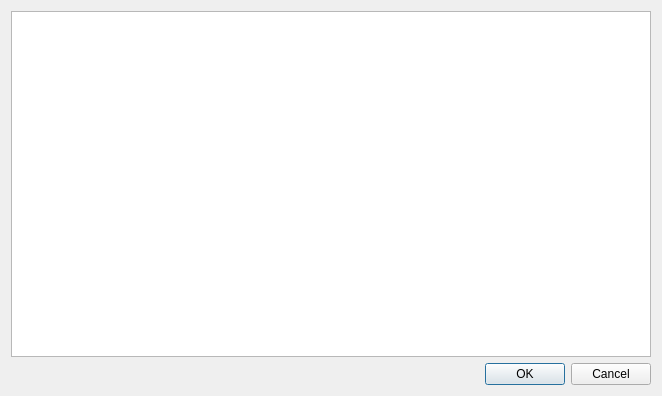
<?xml version="1.0" encoding="UTF-8"?>
<ui version="4.0">
 <class>ViewDetailDialog</class>
 <widget class="QDialog" name="ViewDetailDialog">
  <property name="geometry">
   <rect>
    <x>0</x>
    <y>0</y>
    <width>662</width>
    <height>396</height>
   </rect>
  </property>
  <property name="windowTitle">
   <string>Details</string>
  </property>
  <layout class="QGridLayout" name="gridLayout">
   <item row="0" column="0">
    <widget class="QTextEdit" name="tedt_details">
     <property name="readOnly">
      <bool>true</bool>
     </property>
    </widget>
   </item>
   <item row="1" column="0">
    <widget class="QDialogButtonBox" name="buttonBox">
     <property name="orientation">
      <enum>Qt::Horizontal</enum>
     </property>
     <property name="standardButtons">
      <set>QDialogButtonBox::Cancel|QDialogButtonBox::Ok</set>
     </property>
    </widget>
   </item>
  </layout>
 </widget>
 <resources/>
 <connections>
  <connection>
   <sender>buttonBox</sender>
   <signal>accepted()</signal>
   <receiver>ViewDetailDialog</receiver>
   <slot>accept()</slot>
   <hints>
    <hint type="sourcelabel">
     <x>248</x>
     <y>254</y>
    </hint>
    <hint type="destinationlabel">
     <x>157</x>
     <y>274</y>
    </hint>
   </hints>
  </connection>
  <connection>
   <sender>buttonBox</sender>
   <signal>rejected()</signal>
   <receiver>ViewDetailDialog</receiver>
   <slot>reject()</slot>
   <hints>
    <hint type="sourcelabel">
     <x>316</x>
     <y>260</y>
    </hint>
    <hint type="destinationlabel">
     <x>286</x>
     <y>274</y>
    </hint>
   </hints>
  </connection>
 </connections>
</ui>
